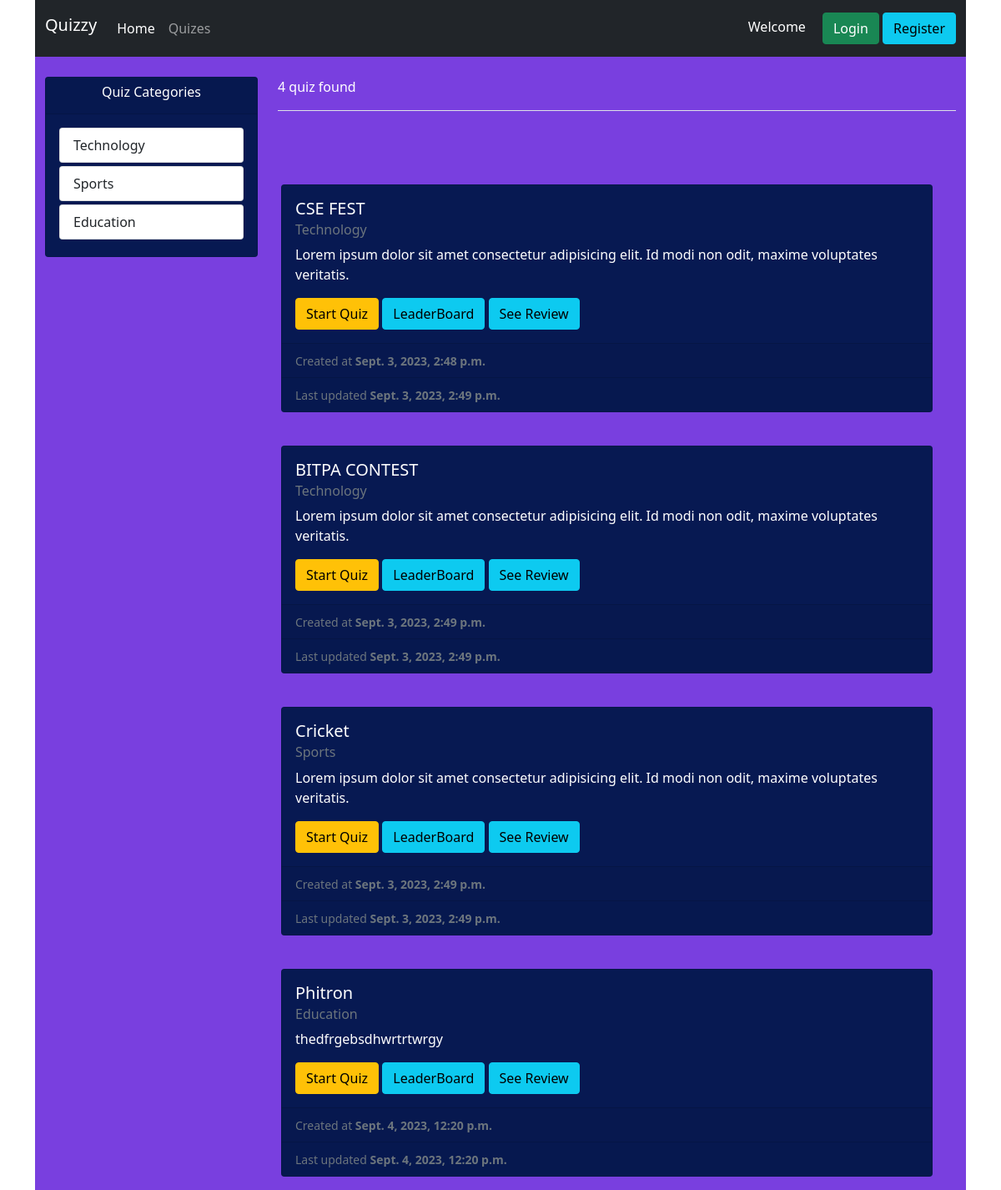
The app's page /quiz/ with its own data.
### category/models.py (models this page shows)
class Category(models.Model):
    category_name = models.CharField(max_length=100, unique=True)
    slug = models.SlugField(max_length=100, unique=True)
    description = models.TextField(max_length=255, blank=True)
    cat_image = models.ImageField(upload_to='photos/categories',blank=True)
    def __str__(self):
        return self.category_name

### quiz/models.py (models this page shows, shortened)
class Quiz(models.Model):
    title = models.CharField(max_length=255)
    slug = models.SlugField(max_length=100, unique=True)
    description = models.TextField()
    category = models.ForeignKey(Category, on_delete=models.CASCADE)
    created_date = models.DateTimeField(auto_now_add=True)
    number_of_questions = models.IntegerField(default=1)
    time = models.IntegerField(help_text="Duration of the quiz in seconds", default="1")
    created_at = models.DateTimeField(auto_now_add=True)
    modified_date = models.DateTimeField(auto_now=True)
    has_time_limit = models.BooleanField(default=False)

### quiz/views.py (the view)
# urls.py: path('',views.all_quiz,name = 'categories'),
def all_quiz(request,category_slug=None):
    quizes = None
    if category_slug is not None:
        print(category_slug)
        quizes = Quiz.objects.filter(category__slug=category_slug)
    else:
        quizes = Quiz.objects.all()
    categories = Category.objects.all()
    return render(request,'quiz.html',{'categories':categories,'quizes':quizes})

### quiz/templates/quiz.html (shortened to what this page needs)
{% extends 'base.html' %}
{% block content %}
  <section class="section-content pt-4 text-white" style="background-color: #793FDF;">
	<div class="container">
	<div class="row">
		<aside class="col-md-3">
	<div class="card text-white" style="background-color: #071952;">
		<article class="filter-group">
			<header class="card-header">
				<a class="text-white text-decoration-none text-center" href="{% url 'categories' %}" data-toggle="collapse" data-target="#collapse_1" aria-expanded="true" class="">
					<h6 class="title">Quiz Categories</h6>
				</a>
			</header>
			<div class="filter-content collapse show" id="collapse_1" style="">
				<div class="card-body ">
                    {% for category in categories %}
                    <div class="list-group">
                        <a  class="list-group-item list-group-item-action mb-1" href="{% url 'products_by_categories' category_slug=category.slug %}">{{category.category_name}}</a>
                      </div>
                    {% endfor %}
				</div>
			</div>
		</article>
	</div>
		</aside>
		<main class="col-md-9">
	<header class="border-bottom mb-4 pb-3">
			<div class="form-inline">
				<span class="mr-md-auto">{{quizes|length}} quiz found </span>
			</div>
	</header>
	<div class="row p-2 mt-0">
		<div class="row row-cols-1 row-cols-md-3 g-4" >
           {% for quiz in quizes %}
           <div class="col p-2 text-white w-100" >
            <div class="card h-auto" style="background-color: #071952;">
              <div class="card-body">
                <h5 class="card-title">{{quiz.title}}</h5>
                <h6 class="card-subtitle mb-2 text-muted">{{quiz.category}}</h6>
                <p class="card-text">{{quiz.description}}</p>
                  <a class="btn btn-warning" href="{% url 'question' quiz.slug %}">Start Quiz</a>
                  <a class="btn btn-info" href="{% url 'leaderboard' quiz.id %}">LeaderBoard</a>
				  <a class="btn btn-info" href="{% url 'review' quiz.id %}">See Review</a>
              </div>
              <div class="card-footer">
				<small class="text-muted">Created at <strong>{{quiz.created_date}}</strong></small>
              </div>
              <div class="card-footer">
				<small class="text-muted">Last updated <strong>{{quiz.modified_date}}</strong></small>
              </div>
            </div>
          </div>
           {% endfor %}
          </div>
	</div>
		</main>
	</div>
	</div>
	</section>
{% endblock  %}

### records on screen
Category: category_name "Technology"
Category: category_name "Sports"
Category: category_name "Education"
Quiz: title "CSE FEST", category "Technology", description "Lorem ipsum dolor sit amet consectetur adipisicing elit. Id modi non odit, maxime voluptates veritatis.", created_date "Sept. 3, 2023, 2:48 p.m.", modified_date "Sept. 3, 2023, 2:49 p.m."
Quiz: title "BITPA CONTEST", category "Technology", description "Lorem ipsum dolor sit amet consectetur adipisicing elit. Id modi non odit, maxime voluptates veritatis.", created_date "Sept. 3, 2023, 2:49 p.m.", modified_date "Sept. 3, 2023, 2:49 p.m."
Quiz: title "Cricket", category "Sports", description "Lorem ipsum dolor sit amet consectetur adipisicing elit. Id modi non odit, maxime voluptates veritatis.", created_date "Sept. 3, 2023, 2:49 p.m.", modified_date "Sept. 3, 2023, 2:49 p.m."
Quiz: title "Phitron", category "Education", description "thedfrgebsdhwrtrtwrgy", created_date "Sept. 4, 2023, 12:20 p.m.", modified_date "Sept. 4, 2023, 12:20 p.m."

### other values on screen
{{ quizes|length }} "4"
